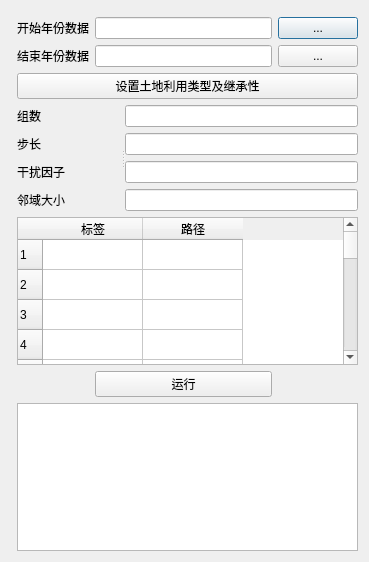
<?xml version="1.0" encoding="UTF-8"?>
<ui version="4.0">
 <class>Dialog</class>
 <widget class="QDialog" name="Dialog">
  <property name="geometry">
   <rect>
    <x>0</x>
    <y>0</y>
    <width>369</width>
    <height>562</height>
   </rect>
  </property>
  <property name="windowTitle">
   <string>Dialog</string>
  </property>
  <property name="windowIcon">
   <iconset>
    <normaloff>res/logo.ico</normaloff>res/logo.ico</iconset>
  </property>
  <layout class="QGridLayout" name="gridLayout">
   <item row="1" column="3">
    <widget class="QPushButton" name="pushButton">
     <property name="text">
      <string>...</string>
     </property>
    </widget>
   </item>
   <item row="2" column="1">
    <widget class="QLabel" name="label_2">
     <property name="text">
      <string>结束年份数据</string>
     </property>
    </widget>
   </item>
   <item row="9" column="1">
    <layout class="QHBoxLayout" name="horizontalLayout_3"/>
   </item>
   <item row="2" column="2">
    <widget class="QLineEdit" name="lineEdit_2"/>
   </item>
   <item row="7" column="2">
    <widget class="QPushButton" name="pushButton_8">
     <property name="text">
      <string>运行</string>
     </property>
    </widget>
   </item>
   <item row="1" column="2">
    <widget class="QLineEdit" name="lineEdit"/>
   </item>
   <item row="2" column="3">
    <widget class="QPushButton" name="pushButton_2">
     <property name="text">
      <string>...</string>
     </property>
    </widget>
   </item>
   <item row="6" column="1" colspan="3">
    <widget class="QTableWidget" name="tableWidget">
     <property name="rowCount">
      <number>100</number>
     </property>
     <row/>
     <row/>
     <row/>
     <row/>
     <row/>
     <row/>
     <row/>
     <row/>
     <row/>
     <row/>
     <row/>
     <row/>
     <row/>
     <row/>
     <row/>
     <row/>
     <row/>
     <row/>
     <row/>
     <row/>
     <row/>
     <row/>
     <row/>
     <row/>
     <row/>
     <row/>
     <row/>
     <row/>
     <row/>
     <row/>
     <row/>
     <row/>
     <row/>
     <row/>
     <row/>
     <row/>
     <row/>
     <row/>
     <row/>
     <row/>
     <row/>
     <row/>
     <row/>
     <row/>
     <row/>
     <row/>
     <row/>
     <row/>
     <row/>
     <row/>
     <row/>
     <row/>
     <row/>
     <row/>
     <row/>
     <row/>
     <row/>
     <row/>
     <row/>
     <row/>
     <row/>
     <row/>
     <row/>
     <row/>
     <row/>
     <row/>
     <row/>
     <row/>
     <row/>
     <row/>
     <row/>
     <row/>
     <row/>
     <row/>
     <row/>
     <row/>
     <row/>
     <row/>
     <row/>
     <row/>
     <row/>
     <row/>
     <row/>
     <row/>
     <row/>
     <row/>
     <row/>
     <row/>
     <row/>
     <row/>
     <row/>
     <row/>
     <row/>
     <row/>
     <row/>
     <row/>
     <row/>
     <row/>
     <row/>
     <row/>
     <column>
      <property name="text">
       <string>标签</string>
      </property>
     </column>
     <column>
      <property name="text">
       <string>路径</string>
      </property>
     </column>
    </widget>
   </item>
   <item row="7" column="1">
    <layout class="QHBoxLayout" name="horizontalLayout_2"/>
   </item>
   <item row="1" column="1">
    <widget class="QLabel" name="label">
     <property name="text">
      <string>开始年份数据</string>
     </property>
    </widget>
   </item>
   <item row="0" column="0" rowspan="2" colspan="2">
    <layout class="QHBoxLayout" name="horizontalLayout"/>
   </item>
   <item row="8" column="1" colspan="3">
    <widget class="QTextBrowser" name="textBrowser"/>
   </item>
   <item row="5" column="1" colspan="3">
    <widget class="QSplitter" name="splitter">
     <property name="orientation">
      <enum>Qt::Horizontal</enum>
     </property>
     <widget class="QWidget" name="layoutWidget">
      <layout class="QVBoxLayout" name="verticalLayout_2">
       <item>
        <widget class="QLabel" name="label_3">
         <property name="text">
          <string>组数</string>
         </property>
        </widget>
       </item>
       <item>
        <widget class="QLabel" name="label_6">
         <property name="text">
          <string>步长</string>
         </property>
        </widget>
       </item>
       <item>
        <widget class="QLabel" name="label_7">
         <property name="text">
          <string>干扰因子</string>
         </property>
        </widget>
       </item>
       <item>
        <widget class="QLabel" name="label_4">
         <property name="text">
          <string>邻域大小</string>
         </property>
        </widget>
       </item>
      </layout>
     </widget>
     <widget class="QWidget" name="layoutWidget">
      <layout class="QVBoxLayout" name="verticalLayout">
       <item>
        <widget class="QLineEdit" name="lineEdit_3">
         <property name="text">
          <string/>
         </property>
        </widget>
       </item>
       <item>
        <widget class="QLineEdit" name="lineEdit_6">
         <property name="text">
          <string/>
         </property>
        </widget>
       </item>
       <item>
        <widget class="QLineEdit" name="lineEdit_7"/>
       </item>
       <item>
        <widget class="QLineEdit" name="lineEdit_8"/>
       </item>
      </layout>
     </widget>
    </widget>
   </item>
   <item row="3" column="1" colspan="3">
    <widget class="QPushButton" name="pushButton_5">
     <property name="text">
      <string>设置土地利用类型及继承性</string>
     </property>
    </widget>
   </item>
  </layout>
 </widget>
 <resources/>
 <connections/>
</ui>
